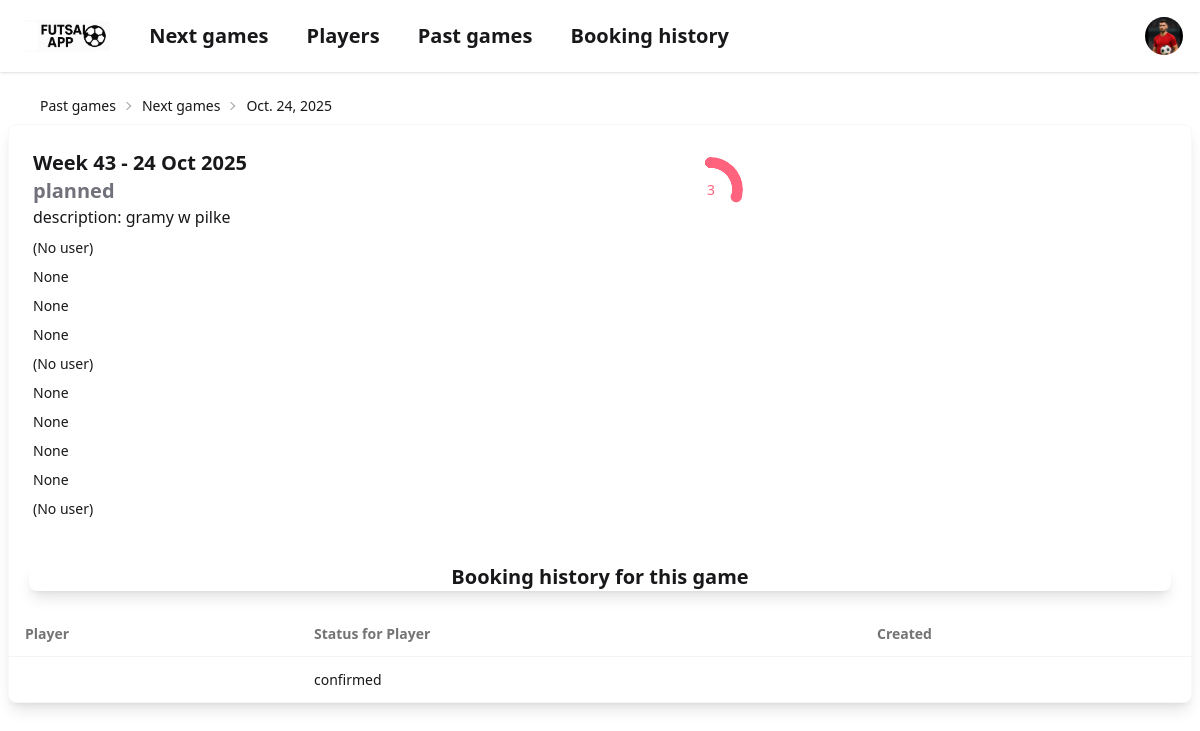
The app's page /games/game/1/ (signed in), older data.
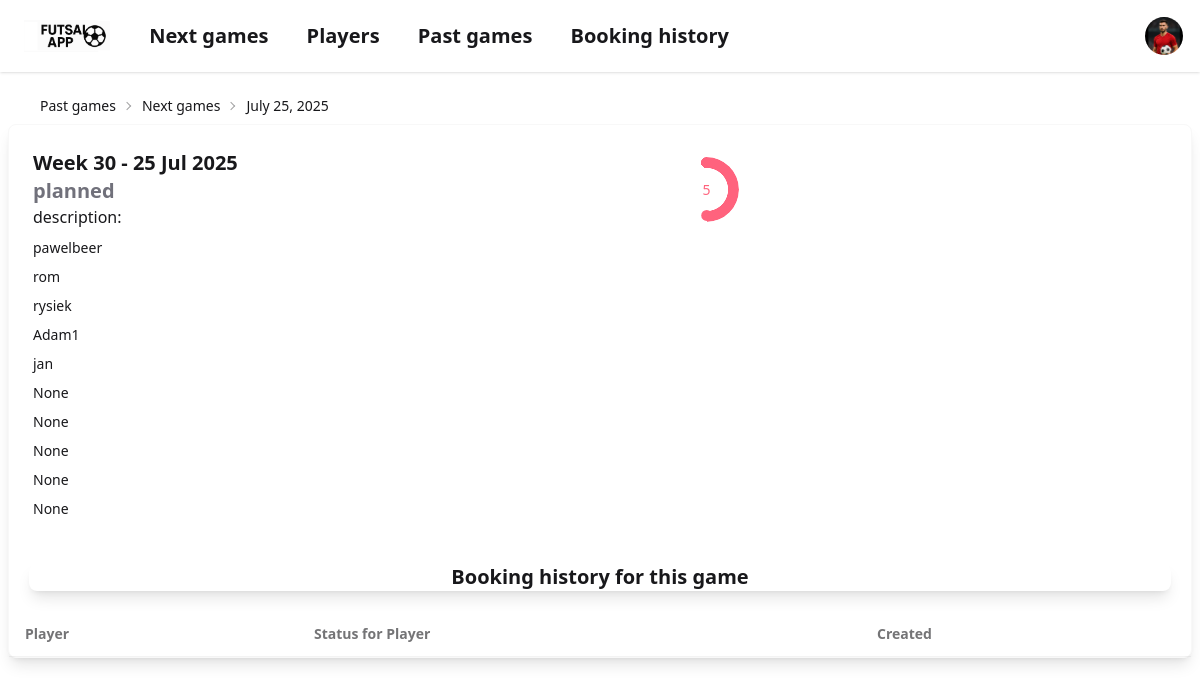
The same page, newer data.
### games/models.py (models this page shows, shortened)
class Game(models.Model):
    when = models.DateField()
    status = models.CharField(max_length=100, default='planned')
    description = models.TextField(null=True, blank = True)
    slot_1 = models.ForeignKey(Player, on_delete=models.SET_NULL, default=1, null=True, blank=True, related_name='slot_1_games')
    slot_2 = models.ForeignKey(Player, on_delete=models.SET_NULL, default=2, null=True, blank=True, related_name='slot_2_games')
    slot_3 = models.ForeignKey(Player, on_delete=models.SET_NULL, default=3, null=True, blank=True, related_name='slot_3_games')
    slot_4 = models.ForeignKey(Player, on_delete=models.SET_NULL, default=4, null=True, blank=True, related_name='slot_4_games')
    slot_5 = models.ForeignKey(Player, on_delete=models.SET_NULL, null=True, blank=True, related_name='slot_5_games')
    slot_6 = models.ForeignKey(Player, on_delete=models.SET_NULL, null=True, blank=True, related_name='slot_6_games')
    slot_7 = models.ForeignKey(Player, on_delete=models.SET_NULL, null=True, blank=True, related_name='slot_7_games')
    slot_8 = models.ForeignKey(Player, on_delete=models.SET_NULL, null=True, blank=True, related_name='slot_8_games')
    slot_9 = models.ForeignKey(Player, on_delete=models.SET_NULL, null=True, blank=True, related_name='slot_9_games')
    slot_10 = models.ForeignKey(Player, on_delete=models.SET_NULL, null=True, blank=True, related_name='slot_10_games')
    def number_of_occupied_slots(self):
        slots = [
            self.slot_1, self.slot_2, self.slot_3, self.slot_4, self.slot_5,
            self.slot_6, self.slot_7, self.slot_8, self.slot_9, self.slot_10
        ]
        count = 0
        for slot in slots:
            if slot is not None:
                count += 1
        return count

class Player(models.Model):
    user = models.OneToOneField(User, on_delete=models.CASCADE, null=True, blank=True)
    ROLE_CHOICES = [('Active','Active'),('Inactive','Inactive'),('Permanent','Permanent')]
    mobile_number = models.CharField(
        max_length=9,
        validators=[RegexValidator(regex=r'^\d{9}$', message="Mobile number must contain exactly 9 digits")]
    )
    role = models.CharField(max_length=10, choices=ROLE_CHOICES, default='Active')
    def __str__(self):
        return self.user.username if self.user else "(No user)"

class BookingHistoryForGame(models.Model):
    game = models.ForeignKey(Game, on_delete=models.CASCADE)
    player = models.ForeignKey(Player, on_delete=models.CASCADE, related_name='status_history')
    player_status = models.ForeignKey(PlayerStatus, on_delete=models.CASCADE)
    creation_date = models.DateTimeField(auto_now_add=True)
    class Meta:
        unique_together = ('player', 'game')

class PlayerStatus(models.Model):
    player_status_name = models.CharField(max_length=50, unique=True)

### games/views.py (the view)
# urls.py: path('game/<game_id>/', views.game_details, name='game_details_url'),
@login_required
def game_details(request, game_id):
    found_game = get_object_or_404(Game,id=game_id)
    found_booking_history = BookingHistoryForGame.objects.filter(game=found_game)
    return render(request, 'games/game_details.html', {
        "game": found_game,
        "booking_history": found_booking_history,
        "breadcrumbs": [
            Breadcrumb(reverse('past_games_url'), 'Past games'),
            Breadcrumb(reverse('next_games_url'), 'Next games'),
            Breadcrumb(reverse('game_details_url', args=[found_game.id]), found_game.when),
        ],
    })

### games/templates/games/game_details.html (shortened to what this page needs)
{% extends 'index.html' %}
{% block content %}
    <div class="card shadow-lg card-border bg-base-100 w-full">
        <div class="card-body">
            <div class="flex gap-2">
                <div class="text-xl font-bold">
                    Week {{ game.when|date:'W - d M Y' }}
                    <div class="flex gap-2 text-zinc-500 font-semibold">
                        {{ game.status }}
                    </div>
                    <div class="flex gap-2 items-center fill-neutral-content font-normal text-base">
                        description: {{ game.description }}
                    </div>
                </div>
            <div class="flex gap-2 items-center mx-auto">
                {% if game.number_of_occupied_slots <= 7 %}
                    <div class="radial-progress text-error"
                         style="--size:65px; --thickness: 0.7rem; --value:{{ game.number_of_occupied_slots }}*10;"
                         aria-valuenow="{{ game.number_of_occupied_slots }}"
                         role="progressbar">{{ game.number_of_occupied_slots }}</div>
                {% endif %}
            </div>
            </div>
            <div class="flex gap-2 items-center">{{ game.slot_1 }}</div>
            <div class="flex gap-2 items-center">{{ game.slot_2 }}</div>
            <div class="flex gap-2 items-center">{{ game.slot_3 }}</div>
            <div class="flex gap-2 items-center">{{ game.slot_4 }}</div>
            <div class="flex gap-2 items-center">{{ game.slot_5 }}</div>
            <div class="flex gap-2 items-center">{{ game.slot_6 }}</div>
            <div class="flex gap-2 items-center">{{ game.slot_7 }}</div>
            <div class="flex gap-2 items-center">{{ game.slot_8 }}</div>
            <div class="flex gap-2 items-center">{{ game.slot_9 }}</div>
            <div class="flex gap-2 items-center">{{ game.slot_10 }}</div>
        </div>
        <div class="card shadow-lg text-center bg-base-100 text-xl font-semibold m-5">
            Booking history for this game
        </div>
        <table class="table">
            <thead>
            <tr>
                <th>Player</th>
                <th>Status for Player</th>
                <th>Created</th>
            </tr>
            </thead>
            <tbody>
            {% for record in booking_history %}
                <tr>
                    {% if record.player.user.username != 'N/A' %}
                        <td>{{ record.player.user.username }}</td>
                    {% else %}
                        <td>{{ record.player.name }} {{ record.player.surname }}</td>
                    {% endif %}
                    <td>{{ record.player_status.player_status_name }}</td>
                    <td>{{ record.creation_date|date:'d M Y, H:i:s' }}</td>
                </tr>
            {% endfor %}
            </tbody>
        </table>
    </div>{% endblock %}

### templates/index.html (shortened to what this page needs)
{%  load static %}
<!DOCTYPE html>
<html lang="en">
<head>
    <link rel="stylesheet" href="{% static 'dist/styles.css' %}">
    <link rel="stylesheet" href="{% static 'dist/main.css' %}">
</head>
<body>
<div class="navbar bg-base-100 shadow-sm p-4 mb-4">
  <div class="flex-1">
      <a class="mx-2" href="{% url 'next_games_url' %}" >
          <div class="avatar w-24">
              <img src="{% static 'img/logo_FutsalApp.png' %}" alt="Avatar">
          </div>
      </a>
      <a href="{% url 'next_games_url' %}" class="btn btn-ghost text-xl {% if request.resolver_match.url_name == 'next_games_url' %}btn-active border-accent-content{% endif %}">Next games</a>
      <a href="{% url 'all_players_url' %}" class="btn btn-ghost text-xl {% if request.resolver_match.url_name == 'all_players_url' %}btn-active border-accent-content{% endif %}">Players</a>
      <a href="{% url 'past_games_url' %}" class="btn btn-ghost text-xl {% if request.resolver_match.url_name == 'past_games_url' %}btn-active border-accent-content{% endif %}">Past games</a>
      <a href="{% url 'booking_history_url' %}" class="btn btn-ghost text-xl {% if request.resolver_match.url_name == 'booking_history_url' %}btn-active border-accent-content{% endif %}">Booking history</a>
  </div>
  <div class="flex gap-2">
    <div class="dropdown dropdown-end">
      <div tabindex="0" role="button" class="btn btn-ghost btn-circle avatar">
        <div class="w-15 rounded-full">
          <img
            alt="logo"
            src="{% static 'img/logo.jpeg' %}" />
        </div>
      </div>
    </div>
  </div>
</div>
{% if breadcrumbs %}
    <div class="breadcrumbs text-sm px-10">
      <ul>
          {% for b in breadcrumbs %}
              <li><a href="{{ b.path }}">{{ b.label }}</a></li>
          {% endfor %}
      </ul>
    </div>
{% endif %}
<div class="mx-auto px-2 my-12>">
    {%  block content %}
    {%  endblock %}
</div>
</body>
</html>

Row changes from the older to the newer data that the page shows:
removed BookingHistoryForGame: player_status.player_status_name "confirmed"
changed Game "planned": when "43 - 24 Oct 2025" → "30 - 25 Jul 2025"; number_of_occupied_slots "3" → "5"; slot_1 "(No user)" → "pawelbeer"; slot_2 "None" → "rom"; slot_3 "None" → "rysiek"; slot_4 "None" → "Adam1"; slot_5 "(No user)" → "jan"; slot_10 "(No user)" → "None"; description "gramy w pilke" → (not shown)
Text that changed along with them:
new list line: "July 25, 2025"
list line gone: "Oct. 24, 2025"
